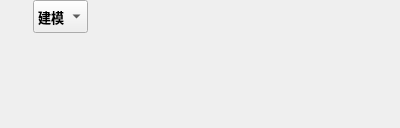
<?xml version="1.0" encoding="UTF-8"?>
<ui version="4.0">
 <class>Entrance</class>
 <widget class="QWidget" name="Entrance">
  <property name="geometry">
   <rect>
    <x>0</x>
    <y>0</y>
    <width>400</width>
    <height>128</height>
   </rect>
  </property>
  <property name="windowTitle">
   <string>Form</string>
  </property>
  <widget class="QComboBox" name="comboBox">
   <property name="geometry">
    <rect>
     <x>33</x>
     <y>0</y>
     <width>55</width>
     <height>33</height>
    </rect>
   </property>
   <property name="font">
    <font>
     <family>微软雅黑</family>
     <pointsize>10</pointsize>
     <weight>75</weight>
     <bold>true</bold>
    </font>
   </property>
   <item>
    <property name="text">
     <string>建模</string>
    </property>
   </item>
   <item>
    <property name="text">
     <string>绑定</string>
    </property>
   </item>
   <item>
    <property name="text">
     <string>动画</string>
    </property>
   </item>
   <item>
    <property name="text">
     <string>渲染</string>
    </property>
   </item>
   <item>
    <property name="text">
     <string>特效</string>
    </property>
   </item>
  </widget>
  <widget class="QLabel" name="label">
   <property name="geometry">
    <rect>
     <x>0</x>
     <y>0</y>
     <width>33</width>
     <height>33</height>
    </rect>
   </property>
   <property name="text">
    <string/>
   </property>
   <property name="pixmap">
    <pixmap>../icons/logo.jpg</pixmap>
   </property>
  </widget>
 </widget>
 <resources/>
 <connections/>
</ui>
